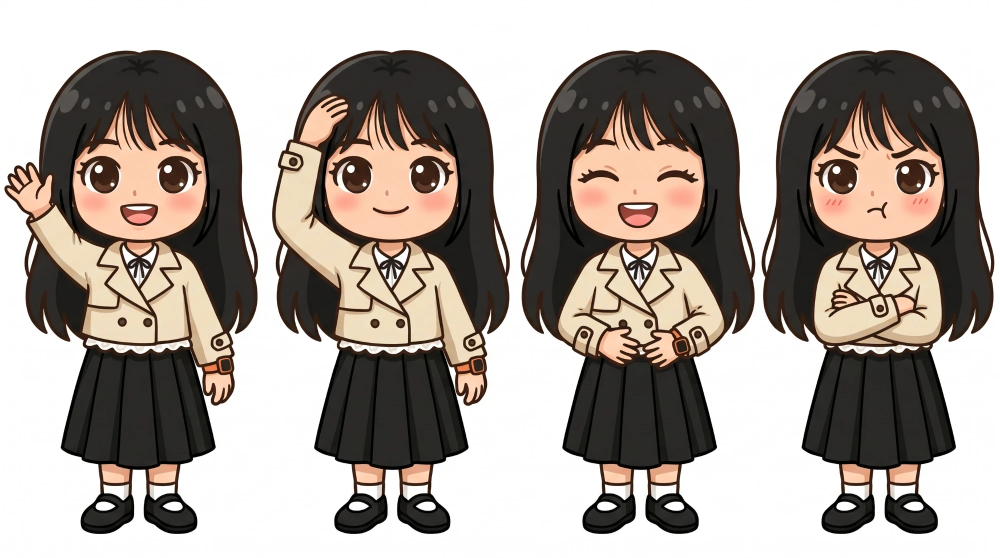
#> input picture assets/sheets/03a-hieu-tu-the.webp, 2000 x 1116 px, given in place of pose3a-00.png, which was not available (shown at 1/2 size)
$ python build_hieu.py
#> lines starting #> are read from the running program, lines starting #| are printed output that depends on the picture
"""Dựng hình Hiếu, đạo cụ và nền từ các bảng hình AI (assets/sheets) -> assets/hieu, assets/deco, assets/bg.

Chạy (sau khi đã cắt bảng bằng tools/cut_parts.py vào tmp/cut/<tên>):
  python -I tools/cut_parts.py assets/sheets/01-hieu-master.webp tmp/cut/master master 6 5000
  python -I tools/cut_parts.py assets/sheets/02-hieu-bieu-cam.webp tmp/cut/emo emo 6 150
  python -I tools/cut_parts.py assets/sheets/03a-hieu-tu-the.webp tmp/cut/pose3a pose3a 8 2000
  python -I tools/cut_parts.py assets/sheets/04-hieu-chay-bo.webp tmp/cut/run run 8 2000
  python -I tools/cut_parts.py assets/sheets/05-hieu-leo-nui.webp tmp/cut/hike hike 10 2000
  python -I tools/cut_parts.py assets/sheets/06-hieu-chup-anh.webp tmp/cut/cam cam 8 2000
  python -I tools/cut_parts.py assets/sheets/07-hieu-nhan-ma.webp tmp/cut/archer archer 12 2000
  python -I tools/cut_parts.py assets/sheets/09a-dao-cu-sinh-nhat.webp tmp/cut/props props 12 200
  python -I tools/cut_parts.py assets/sheets/09a-dao-cu-sinh-nhat.webp tmp/cut/props2 props2 3 2500
  python -I tools/build_hieu.py tmp/cut

Bảng tạo thêm (tự nhận nếu đã cắt; xem OPTIONAL bên dưới):
  python -I tools/cut_parts.py assets/sheets/03b-hieu-tu-the.webp tmp/cut/pose3b pose3b 8 2000
  python -I tools/cut_parts.py assets/sheets/08a-hieu-sinh-nhat.webp tmp/cut/party party 8 2000
  python -I tools/cut_parts.py assets/sheets/04b-hieu-chay-chinh-dien.png tmp/cut/runfront runfront 8 2000   (chưa có)

  python -I tools/cut_parts.py assets/sheets/08b-phu-dong-tac.png tmp/cut/phu1 phu1 1 2000
  python -I tools/cut_parts.py assets/sheets/08c-phu-nhay.png tmp/cut/phu2 phu2 1 2000

Mở tmp/cut/<bảng>/<bảng>-_index.png xem thứ tự mảnh đã đúng chưa (trái sang phải). Sai thứ tự thì sửa số mảnh trong OPTIONAL.
Thêm tư thế khác: thêm một dòng vào POSES (tên tư thế, bảng, số mảnh, chiều cao đứng S của bảng).
"""
import sys, os, json
import cv2
import numpy as np
from PIL import Image

ROOT = os.path.dirname(os.path.dirname(os.path.abspath(__file__)))
CUT = sys.argv[1] if len(sys.argv) > 1 else os.path.join(ROOT, 'tmp', 'cut')
OUT = os.path.join(ROOT, 'assets', 'hieu')
DECO = os.path.join(ROOT, 'assets', 'deco')
BG = os.path.join(ROOT, 'assets', 'bg')
for d in (OUT, DECO, BG):
    os.makedirs(d, exist_ok=True)

STAND_PX = 760  # chiều cao ảnh khi nhân vật đứng thẳng (đủ nét cho màn hình 2x)


def load(sheet, idx):
    return Image.open(os.path.join(CUT, sheet, f'{sheet}-{idx:02d}.png')).convert('RGBA')


def save_webp(img, path, q=86):
    img.save(path, 'WEBP', quality=q, method=6)


def body_center(img):
    """Tâm ngang của phần thân (60% dưới của ảnh), để cờ, cung... không làm lệch nhân vật"""
    a = np.array(img)[..., 3]
    h = a.shape[0]
    low = a[int(h * 0.4):]
    xs = np.nonzero(low.sum(axis=0))[0]
    if not len(xs):
        return 0.5
    w = low.sum(axis=0).astype(float)
    return float((w * np.arange(len(w))).sum() / w.sum() / a.shape[1])


def head_top(img, ax):
    """Đỉnh đầu (x, y theo tỉ lệ ảnh): hàng đầu tiên có tóc trong dải giữa thân, để đội mũ tiệc"""
    a = np.array(img)[..., 3] > 8
    h, w = a.shape
    x0, x1 = int(w * max(0, ax - 0.16)), int(w * min(1, ax + 0.16))
    rows = np.nonzero(a[:, x0:x1].sum(axis=1) > w * 0.05)[0]
    t = int(rows[0]) if len(rows) else 0
    band = a[t:t + int(h * 0.1), int(w * max(0, ax - 0.3)):int(w * min(1, ax + 0.3))]
    xs = np.nonzero(band.sum(axis=0))[0]
    cx = (xs.mean() + int(w * max(0, ax - 0.3))) / w if len(xs) else ax
    return [round(float(cx), 3), round(t / h, 3)]


# tên tư thế: (bảng, số mảnh, S = chiều cao một dáng đứng thẳng của bảng đó, tính cả lề 4 px mỗi phía)
POSES = {
    'wave': ('pose3a', 0, 983), 'signature': ('pose3a', 1, 983), 'laugh': ('pose3a', 2, 983), 'pout': ('pose3a', 3, 983),
    'finish': ('run', 0, 870), 'runA': ('run', 1, 870), 'runB': ('run', 2, 870), 'medal': ('run', 3, 870),
    # bảng leo núi bản nền trắng (21/11): dáng chỉ tay cao 645 px ~ 0.984 chiều cao đứng
    'summit': ('hike', 0, 655), 'walk': ('hike', 1, 655), 'point': ('hike', 2, 655), 'rest': ('hike', 3, 655),
    'camera': ('cam', 0, 1082), 'camlaugh': ('cam', 1, 1082), 'polaroid': ('cam', 2, 1082),
    'archer': ('archer', 0, 735), 'stargaze': ('archer', 1, 735),
}

# Bảng sẽ tạo thêm (docs/PROMPT-HINH.md). Có thư mục tmp/cut/<bảng> thì tự thêm, chưa có thì bỏ qua.
# S lấy theo chiều cao của một dáng đứng thẳng trong chính bảng đó: (bảng, số mảnh của dáng đứng, hệ số h của dáng đó).
OPTIONAL = {
    'pose3b': ({'surprised': 0, 'touched': 1, 'peace': 2, 'letter': 3}, (1, 1.0)),
    'party': ({'blow': 0, 'highfive': 1, 'jump': 2, 'cheer': 3}, (1, 1.0)),
    'runfront': ({'runF1': 0, 'runF2': 1}, (0, 0.98)),
}
for sheet, (names, (ref, ref_h)) in OPTIONAL.items():
    if not os.path.isdir(os.path.join(CUT, sheet)):
        continue
    S = load(sheet, ref).height / ref_h
    for name, idx in names.items():
        if os.path.exists(os.path.join(CUT, sheet, f'{sheet}-{idx:02d}.png')):
            POSES[name] = (sheet, idx, S)
    print('extra sheet', sheet, '->', ', '.join(names))
#> pass 2 of the loop `for sheet, (names, (ref, ref_h)) in OPTIONAL.items():`:

# Ảnh đã sửa tay (đã xóa nền sẵn), dùng thay mảnh cắt: tên tư thế -> (tệp, hệ số chiều cao h so với dáng đứng)
OVERRIDE = {
    'archer': ('assets/sheets/07b-hieu-keo-cung-sua.webp', 0.966),  # xóa nền tay, lấp lại chân/tất/giày (22/11)
}

poses = {}
for name, (sheet, idx, S) in POSES.items():
    img = load(sheet, idx)
    if name in OVERRIDE:
        f, hk = OVERRIDE[name]
        img = Image.open(os.path.join(ROOT, f)).convert('RGBA')
        S = img.height / hk
    k = STAND_PX / S
    out = img.resize((max(1, round(img.width * k)), max(1, round(img.height * k))), Image.LANCZOS)
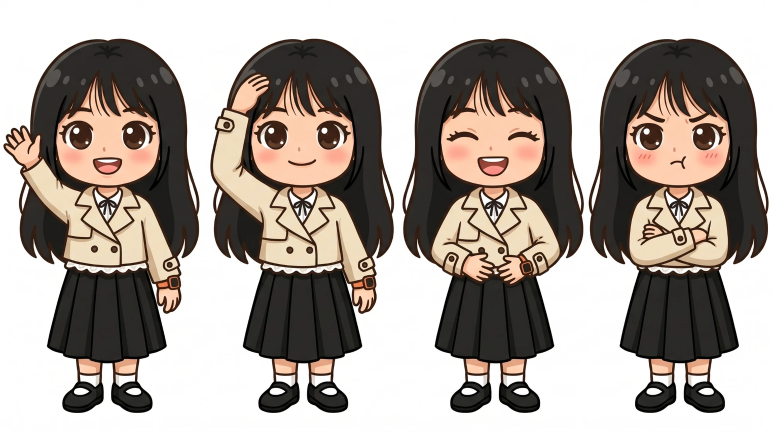
#> out: PIL image 1546x863 RGBA (shown at 1/2 size); mean R, G, B, A 168.9, 160.1, 153.1, 255
    save_webp(out, os.path.join(OUT, name + '.webp'))
    ax = body_center(img)
#> in body_center, `a = np.array(img)[..., 3]`: a: shape (1116, 2000); every value is 255
#> in body_center, `low = a[int(h * 0.4):]`: low: shape (670, 2000); every value is 255
#> in body_center, `xs = np.nonzero(low.sum(axis=0))[0]`: xs = 2000 values from 0 to 1999
#> in body_center, `w = low.sum(axis=0).astype(float)`: w = 2000 values from 170850 to 170850
#> ax = 0.5
    poses[name] = {'file': name + '.webp', 'h': round(img.height / S, 4), 'ax': round(ax, 3),
                   'ar': round(img.width / img.height, 4), 'head': head_top(img, ax)}
#> in head_top, `a = np.array(img)[..., 3] > 8`: a: shape (1116, 2000) bool; every value is 1
#> in head_top, `x0, x1 = int(w * max(0, ax - 0.16)), int(w * min(1, ax + 0.16))`: x0 = 679; x1 = 1319
#> in head_top, `rows = np.nonzero(a[:, x0:x1].sum(axis=1) > w * 0.05)[0]`: rows = 1116 values from 0 to 1115
#> in head_top, `t = int(rows[0]) if len(rows) else 0`: t = 0
#> in head_top, `band = a[t:t + int(h * 0.1), int(w * max(0, ax - 0.3)):int(w * min(1, ..`: band: shape (111, 1200) bool; every value is 1
#> in head_top, `xs = np.nonzero(band.sum(axis=0))[0]`: xs = 1200 values from 0 to 1199
#> in head_top, `cx = (xs.mean() + int(w * max(0, ax - 0.3))) / w if len(xs) else ax`: cx = 0.499
#> pass 2 of the loop `for name, (sheet, idx, S) in POSES.items():`:
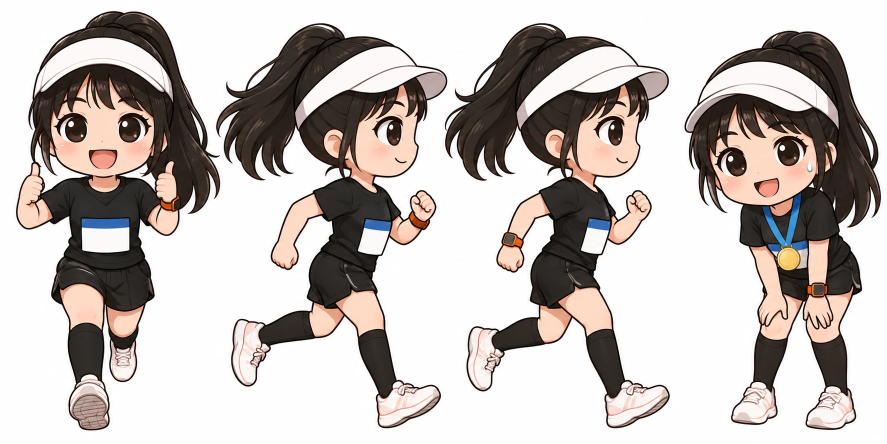
#> input picture assets/sheets/04-hieu-chay-bo.webp, 1774 x 887 px, given in place of pose3a-01.png, which was not available (shown at 1/2 size)
#> `out = img.resize((max(1, round(img.width * k)), max(1, round(img.heigh..`:
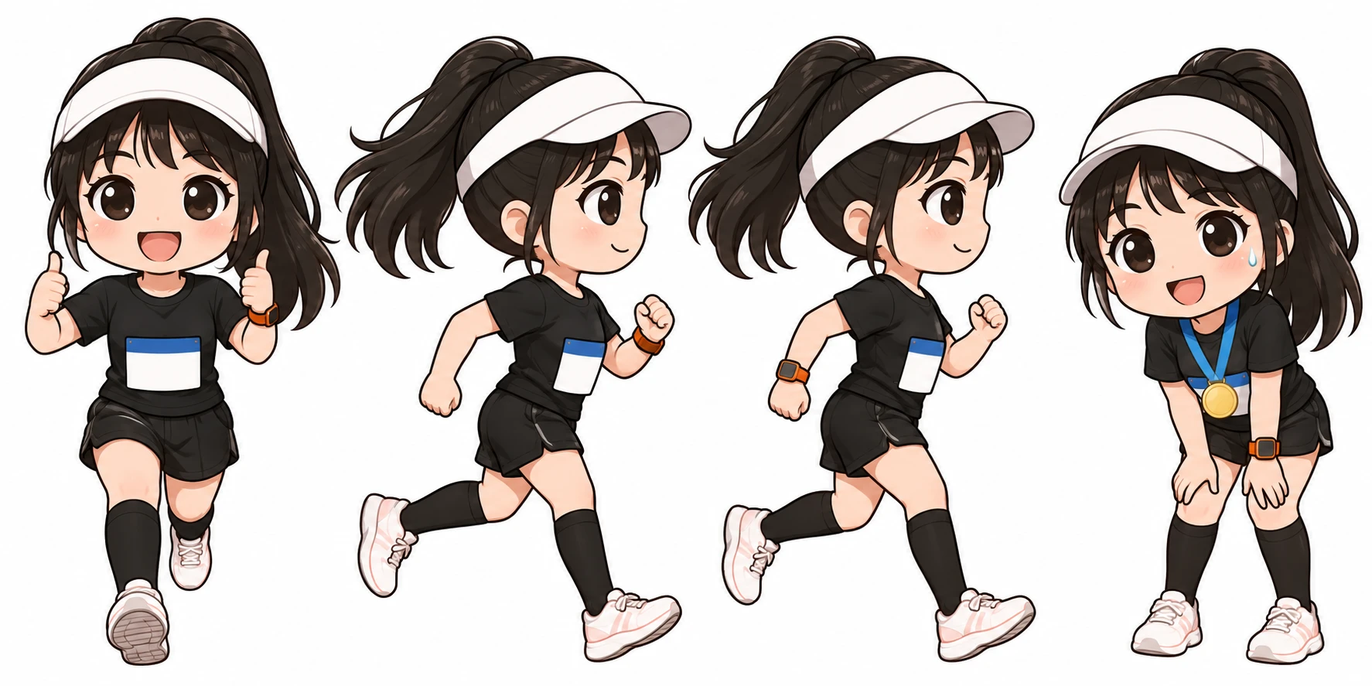
#> out: PIL image 1372x686 RGBA; mean R, G, B, A 195.1, 188.4, 184.9, 255
#> low: shape (533, 1774); every value is 255
#> band: shape (88, 1064) bool; every value is 1
#> (the run stopped early here; a loop or call above may not have finished)
